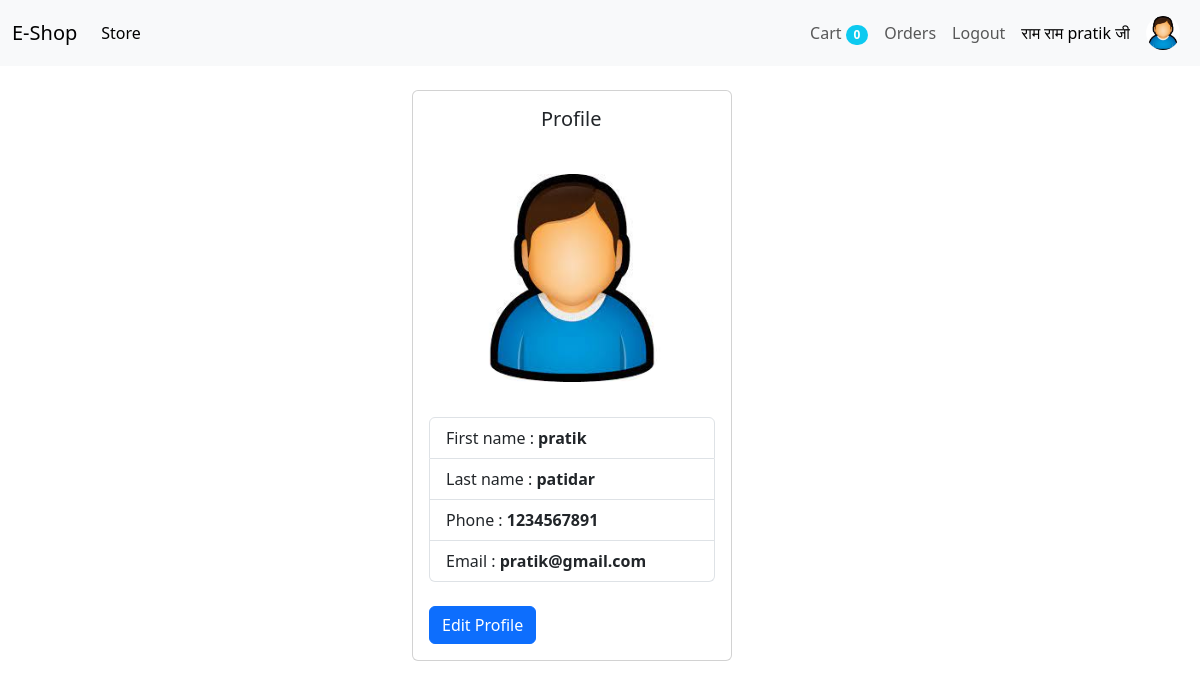
The app's page /profile (signed in) with its own data.
### store/models/customer.py (models this page shows, shortened)
class Customer(models.Model):
    first_name = models.CharField(max_length=50)
    last_name = models.CharField(max_length=50)
    phone = models.CharField(max_length=15)
    email = models.EmailField()
    password = models.CharField(max_length=500)
    image = models.ImageField(upload_to='uploads/profile_img/' , default="uploads/profile_img/download.jfif" )
    @staticmethod
    def get_customer_by_email(email):
        try:
            return Customer.objects.get(email = email)
        except:
            return False
    @staticmethod
    def get_detail(self):
        customer_d = Customer.objects.get(id = self)
        name = customer_d.first_name
        print(customer_d)
        print(name)
        return name
    @staticmethod
    def get_detail_image(self):
        customer_d = Customer.objects.get(id = self)
        img = customer_d.image
        print(customer_d)
        return img

### store/views/profile.py (the view, shortened to what this page needs)
# urls.py: path('profile' , Profile.as_view() ,name = "profile"),
class Profile(View):
    def get(self ,request) :
        email = request.session.get('email')
        customer_detail = Customer.get_customer_by_email(email = email)
        show_content = False
        val = request.GET.get('toggle_content') == 'true'
        if val :
           show_content = True
        if customer_detail :
            customer = {
                'first_name': customer_detail.first_name ,
                'last_name': customer_detail.last_name ,
                'phone': customer_detail.phone ,
                'email': customer_detail.email ,
                'img':  customer_detail.image,
                'password': customer_detail.password
            }
            return render(request , "profile.html" , {'customer' : customer , 'values':customer ,'show_content':show_content})
        else :
            return redirect('login')

### store/templatetags/detail.py (called while the page is built)
@register.filter(name = "login_detail")
def login_detail(customer):
    print("this is a customer " ,customer)
    name = Customer.get_detail(customer)
    return name

@register.filter(name = "login_detail_image")
def login_detail_image(customer):
    img = Customer.get_detail_image(customer)
    print("profile img " ,img)
    return img.url

### store/templates/profile.html (shortened to what this page needs)
{% extends 'base.html' %} {% block content %}
<div class="container-fluid mt-4">
    <div class="row">
        <div class="col-lg-4 mx-auto">
            <div class="card  p-auto" style=" height:auto ; width: 20rem;">
                <h5 class="card-title" style="margin-left: 7rem;
                padding: 1rem;">Profile</h5>
                <img class="card-img-top" style="
                    width: 12rem;
                    height: 10rem;
                    height: 13rem;
                    border-radius: 25%;
                    margin: 19px auto;
                " src="{{customer.img.url}}" alt="not opennnnnnnnnnnnnn">
                <div class="card-body">
                    <ul class="list-group">
                        <li class="list-group-item">First name : <b>{{customer.first_name}} </b></li>
                        <li class="list-group-item">Last name : <b>{{customer.last_name}}</b></li>
                        <li class="list-group-item">Phone :<b> {{customer.phone}}</b></li>
                        <li class="list-group-item">Email :<b> {{customer.email}}</b></li>
                    </ul>
                    <a href="/profile?toggle_content=true" class="btn btn-primary mt-4">Edit Profile</a>
                </div>
            </div>
        </div>
    </div>
</div>
{% endblock %}

### store/templates/base.html (shortened to what this page needs)
{% load detail %}
<!doctype html>
<html lang="en">
<head>
    <link href="https://cdn.jsdelivr.net/npm/bootstrap@5.3.2/dist/css/bootstrap.min.css" rel="stylesheet">
</head>
<body>
    <nav class="navbar navbar-expand-lg bg-body-tertiary">
        <div class="container-fluid">
            <a class="navbar-brand" href="/">E-Shop</a>
            <div class="collapse navbar-collapse" id="navbarSupportedContent">
                <ul class="navbar-nav me-auto mb-2 mb-lg-0">
                    <li class="nav-item">
                        <a class="nav-link active" aria-current="page" href="#">Store</a>
                    </li>
                </ul>
                <ul class="navbar-nav my-2 my-lg-0">
                    <li class="nav-item my-auto">
                        <a class="nav-link " aria-current="page" href="/cart">Cart
                            <span class="badge rounded-pill bg-info ">{{request.session.cart.keys|length}}</span>
                        </a>
                    </li>
                    {% if request.session.customer %}
                    <li class="nav-item my-auto">
                        <a class="nav-link" aria-current="page" href="/orders">Orders</a>
                    </li>
                    <li class="nav-item my-auto">
                        <a class="nav-link" aria-current="page" href="/logout">Logout</a>
                    </li>
                    <li class="nav-item " style="display: flex; ">
                        <a class="nav-link active my-auto " aria-current="page" href="/profile">राम राम {{request.session.customer|login_detail}}  जी</a>
                        <a href="/profile">
                            <img class="nav-link" href="/profile" style="border-radius: 50%;  width:50px; height:50px; " src="{{request.session.customer|login_detail_image}}" alt="">
                        </a>
                    </li>
                    {% endif %}
                </ul>
            </div>
        </div>
    </nav>
    {% block content %} {% endblock %}
</body>
</html>

### records on screen
Customer: session.customer|login_detail "pratik", session.customer|login_detail_image (picture), first_name "pratik", last_name "patidar", phone "1234567891", email "pratik@gmail.com"

### other values on screen
{{ request.session.cart.keys|length }} "0"
